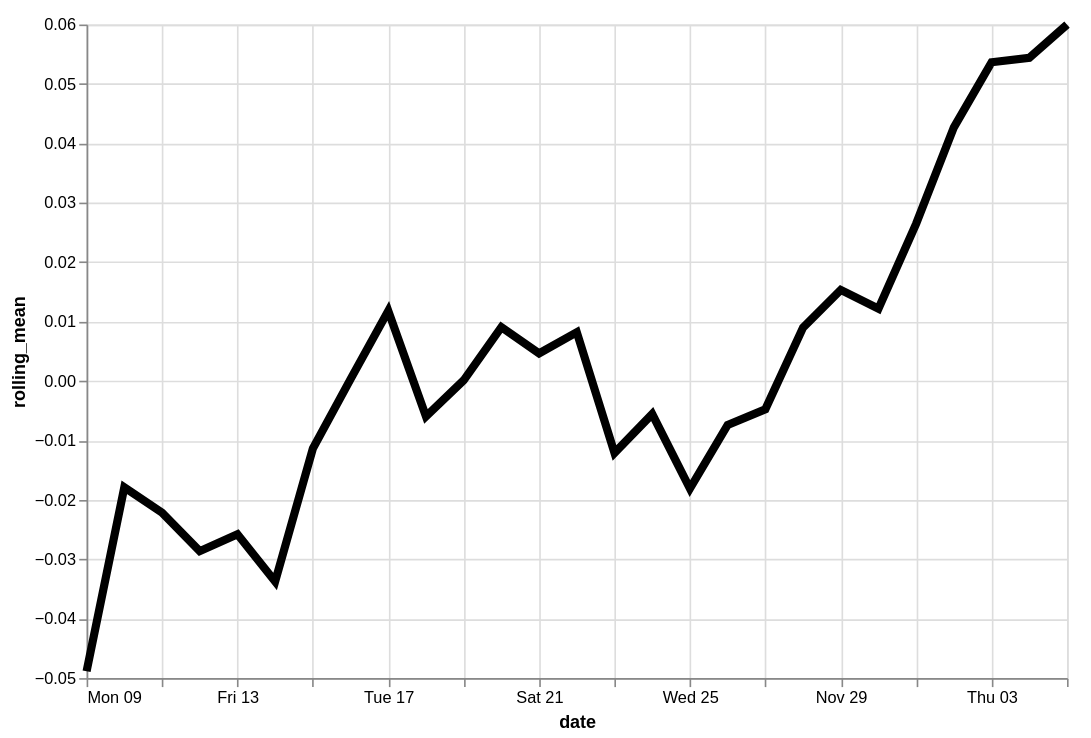

Describe this chart as a Vega-Lite specification.
### Vega-Lite specification from a JSON file in a GitHub repository (floating-point values rounded to 4 significant figures)
{"config": {"view": {"continuousWidth": 400, "continuousHeight": 300}}, "data": {"name": "data-3966f23f8d7f9f6bd0e131c49b1c13ee"}, "mark": {"type": "line", "color": "black", "size": 5}, "encoding": {"x": {"type": "temporal", "field": "date"}, "y": {"type": "quantitative", "field": "rolling_mean"}}, "height": 400, "transform": [{"window": [{"op": "mean", "field": "residual", "as": "rolling_mean"}], "frame": [-4, 3]}], "width": 600, "$schema": "https://vega.github.io/schema/vega-lite/v4.8.1.json", "datasets": {"data-3966f23f8d7f9f6bd0e131c49b1c13ee": [{"date": "2020-11-09", "residual": 0.0656}, {"date": "2020-11-10", "residual": -0.0718}, {"date": "2020-11-11", "residual": -0.1635}, {"date": "2020-11-12", "residual": -0.02574}, {"date": "2020-11-13", "residual": 0.1059}, {"date": "2020-11-14", "residual": -0.04337}, {"date": "2020-11-15", "residual": -0.06752}, {"date": "2020-11-16", "residual": -0.00594}, {"date": "2020-11-17", "residual": 0.001978}, {"date": "2020-11-18", "residual": 0.1071}, {"date": "2020-11-19", "residual": -0.06991}, {"date": "2020-11-20", "residual": 0.06625}, {"date": "2020-11-21", "residual": -0.03626}, {"date": "2020-11-22", "residual": 0.005251}, {"date": "2020-11-23", "residual": 0.003943}, {"date": "2020-11-24", "residual": -0.04118}, {"date": "2020-11-25", "residual": 0.0305}, {"date": "2020-11-26", "residual": -0.0554}, {"date": "2020-11-27", "residual": -0.01758}, {"date": "2020-11-28", "residual": -0.03398}, {"date": "2020-11-29", "residual": 0.04928}, {"date": "2020-11-30", "residual": 0.02635}, {"date": "2020-12-01", "residual": 0.1141}, {"date": "2020-12-02", "residual": 0.009541}, {"date": "2020-12-03", "residual": 0.005277}, {"date": "2020-12-04", "residual": 0.05907}, {"date": "2020-12-05", "residual": 0.112}]}}
